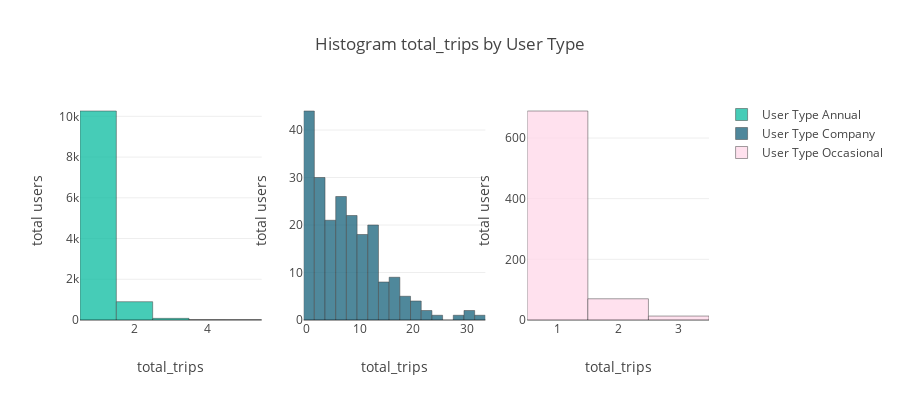

This figure's notebook cell:
### Markdown cell above
### Distribución total_trips y user_type

### Code cell
filter_var = {'name':'desc_user_type', 'desc': 'User Type'}
x_var = 'total_trips'
cols = 3

generateHistogram(filter_var, x_var, dfUsers, cols)

### Figure 1 — Plotly figure (JSON) as saved in the notebook; plotly's stock layout.template omitted (floating-point values rounded to 4 significant figures; data arrays with more than 128 entries replaced by an {"elided": "..."} marker saying what was removed)
{"data": [{"opacity": 0.75, "name": "User Type Annual", "yaxis": "y", "xaxis": "x", "marker": {"color": "#09BB9F", "line": {"color": "black", "width": 0.5}}, "x": {"elided": "11250 int values"}, "type": "histogram", "uid": "68ce7f70-cd59-484f-8b88-e158a7502ed8"}, {"opacity": 0.75, "name": "User Type Company", "yaxis": "y2", "xaxis": "x2", "marker": {"color": "#15607A", "line": {"color": "black", "width": 0.5}}, "x": {"elided": "214 int values"}, "type": "histogram", "uid": "4bdbefb8-1752-43e7-a946-ccf763721f28"}, {"opacity": 0.75, "name": "User Type Occasional", "yaxis": "y3", "xaxis": "x3", "marker": {"color": "#FFD7E9", "line": {"color": "black", "width": 0.5}}, "x": {"elided": "772 int values"}, "type": "histogram", "uid": "cf6e6c30-53cf-49bd-bfb5-007aec7099fb"}], "layout": {"showlegend": true, "yaxis": {"domain": [0, 1], "anchor": "x", "title": {"text": "total users"}}, "title": {"text": "Histogram total_trips by User Type"}, "xaxis3": {"domain": [0.7111, 1], "anchor": "y3", "title": {"text": "total_trips"}}, "xaxis2": {"domain": [0.3556, 0.6444], "anchor": "y2", "title": {"text": "total_trips"}}, "height": 400, "yaxis2": {"domain": [0, 1], "anchor": "x2", "title": {"text": "total users"}}, "yaxis3": {"domain": [0, 1], "anchor": "x3", "title": {"text": "total users"}}, "xaxis": {"domain": [0, 0.2889], "anchor": "y", "title": {"text": "total_trips"}}}}
